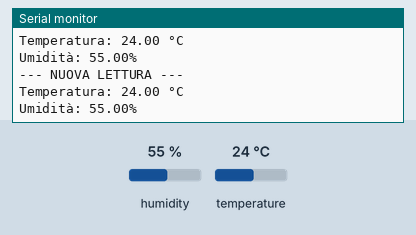
This program was run on a simulated Arduino Nano ESP32. Parts: the last lines printed to the serial monitor. The inputs (shaded band) are chosen by the test bench; at power-on: humidity 55 %, temperature 24 °C. WiFi joins after 1.5 s; servers stay silent unless stated; no MQTT or app messages arrive unless stated.

Above: at 2.7 s.
2.8 s: humidity set to 22 %
At 5.3 s:
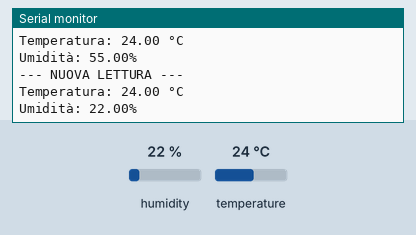
6.6 s: temperature set to 12 °C
At 10.2 s:
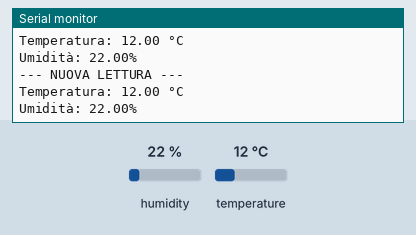
10.4 s: humidity set to 40 %
At 11.3 s:
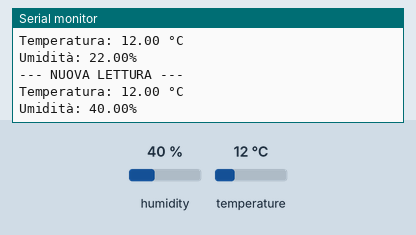
Timing chart, 0 to 13.4 s (numbered marks = the images above; inputs shaded):
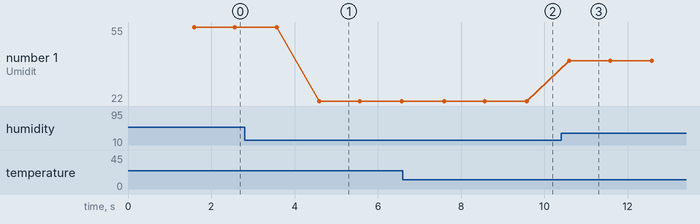

The program:

main.cpp
```cpp
#include <Arduino.h>     // Libreria base del framework Arduino
#include <DHT.h>         // Libreria per gestire i sensori di temperatura e umidità DHT
#include <WiFi.h>        // Libreria per gestire la connessione WiFi (specifica per ESP32)
#include <PubSubClient.h> // Libreria per il protocollo MQTT (Publish/Subscribe)

// --- CONFIGURAZIONE HARDWARE ---
#define DHTPIN D3      // Definiamo il pin digitale a cui è collegato il sensore DHT
#define DHTTYPE DHT11  // Specifichiamo il modello esatto del sensore (DHT11, DHT22, etc.)

// --- CREDENZIALI WIFI ---
// const char* indica un puntatore a una stringa costante (non modificabile in runtime)
const char* ssid = "OPPO_MOB";
const char* password = "788d295e76aa";

// --- CONFIGURAZIONE MQTT ---
WiFiClient espClient;           // Crea un client che può connettersi a un indirizzo IP
PubSubClient client(espClient); // Inizializza il client MQTT usando il client WiFi sopra
const char* mqtt_server = "broker.hivemq.com"; // Indirizzo del broker pubblico
const int mqtt_port = 1883;                    // Porta standard MQTT (non criptata)
const char* mqtt_topic = "its_biotecnologie_dati"; // Il "canale" su cui pubblicheremo i dati

// Definiamo l'ID del client come array di char (modificabile e sicuro in memoria)
// Ricorda: il terminatore '\0' viene aggiunto automaticamente dal compilatore
char MQTT_CLIENT[18] = "sensore_uno";

// Inizializzazione dell'oggetto sensore DHT (passiamo pin e tipo)
DHT dht(DHTPIN, DHTTYPE);

// Variabile 'long' per memorizzare il tempo (millisecondi).
// Usiamo long perché il valore di millis() cresce molto rapidamente.
long lastMsg = 0;

// Prototipi delle funzioni: informano il compilatore che queste funzioni esistono
void setup_wifi();
void reconnect();

/**
 * SETUP: Eseguita una sola volta all'avvio.
 */
void setup() {
  // Inizializza la comunicazione seriale a 115200 baud (velocità bit/secondo)
  Serial.begin(115200);

  // Avvia la logica interna del sensore DHT
  dht.begin();

  // Esegue la connessione al WiFi
  setup_wifi();

  // Configura i dettagli del server MQTT
  client.setServer(mqtt_server, mqtt_port);
}

/**
 * LOOP: Eseguita ciclicamente. Controlla connessione e legge i sensori.
 */
void loop() {
  // Se il client MQTT perde la connessione, prova a riconnettersi
  if (!client.connected()) {
    reconnect();
  }

  // Gestisce i pacchetti MQTT in arrivo e mantiene vivo il "keep-alive" con il broker
  client.loop();

  // Acquisiamo il tempo attuale (millisecondi da quando la scheda è accesa)
  long now = millis();

  // Tecnica del "Blink Without Delay": esegue il codice ogni 1000ms senza bloccare il processore
  if (now - lastMsg > 1000) {
    lastMsg = now;

    // Lettura dei dati (restituiscono un tipo 'float' per avere i decimali)
    float temperature = dht.readTemperature();
    float humidity = dht.readHumidity();

    Serial.println("--- NUOVA LETTURA ---");

    // Array di char (buffer) per convertire i numeri in testo prima dell'invio MQTT
    char tempString[8];
    char tempHumidity[8];

    // Controllo validità: se il sensore non risponde, la funzione restituisce NaN (Not a Number)
    if (!isnan(temperature)) {
      Serial.print("Temperatura: ");
      Serial.print(temperature);
      Serial.println(" °C");

      // dtostrf(valore, larghezza_min, precisione, destinazione)
      // Converte il float 'temperature' in una stringa di caratteri dentro 'tempString'
      dtostrf(temperature, 1, 2, tempString);

      // Invia la stringa al broker sul topic specificato
      client.publish(mqtt_topic, tempString);
    }

    if (!isnan(humidity)) {
      Serial.print("Umidità: ");
      Serial.print(humidity);
      Serial.println("%");

      // Conversione e pubblicazione dell'umidità
      dtostrf(humidity, 1, 2, tempHumidity);
      client.publish(mqtt_topic, tempHumidity);
    }
  }
}

/**
 * Gestisce la connessione fisica alla rete WiFi locale.
 */
void setup_wifi() {
  delay(10);
  Serial.println();
  Serial.print("Connessione a: ");
  Serial.println(ssid);

  WiFi.begin(ssid, password);

  // Rimane in questo ciclo finché lo stato non diventa WL_CONNECTED
  while (WiFi.status() != WL_CONNECTED) {
    delay(500);
    Serial.print(".");
  }

  Serial.println("\nWiFi connesso!");
  Serial.print("IP: ");
  Serial.println(WiFi.localIP());
}

/**
 * Gestisce la logica di protocollo per connettersi (o riconnettersi) al Broker MQTT.
 */
void reconnect() {
  // Ciclo finché non siamo di nuovo online sul broker
  while (!client.connected()) {
    Serial.print("Tentativo connessione MQTT...");

    // Prova a connettersi usando l'ID univoco definito sopra
    if (client.connect(MQTT_CLIENT)) {
      Serial.println("CONNESSO");
      // Una volta connessi, ci iscriviamo al topic per ricevere eventuali comandi
      client.subscribe(mqtt_topic);
    } else {
      // Se fallisce, stampa il codice d'errore (state) e aspetta
      Serial.print("FALLITO, rc=");
      Serial.print(client.state());
      Serial.println(" nuovo tentativo tra 5 secondi");
      // Aspetta 5 secondi prima di riprovare per non intasare la rete
      delay(5000);
    }
  }
}
```

Measured:
- after the input at 2.8 s, the serial monitor: prints a new line after 1.8 s (image 1)
- after the input at 6.6 s, the serial monitor: prints a new line after 0.99 s (image 2)
- after the input at 10.4 s, the serial monitor: prints a new line after 0.20 s (image 3)
- plotted number 1: 55 → 22 after the input at 2.8 s, 22 → 40 after the input at 10.4 s
